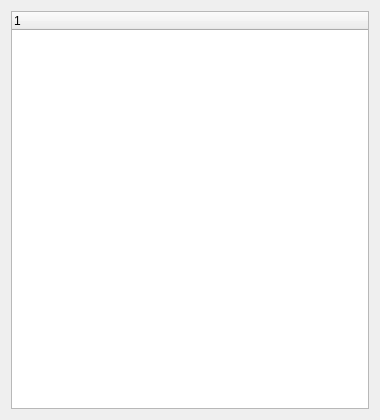
<?xml version="1.0" encoding="UTF-8"?>
<ui version="4.0"><class>Dialog</class><widget class="QDialog" name="Dialog"><property name="geometry"><rect><x>0</x><y>0</y><width>380</width><height>420</height></rect></property><property name="windowTitle"><string>#116 lists/201_tree_overflow</string></property><layout class="QVBoxLayout" name="verticalLayout"><property name="leftMargin"><number>11</number></property><property name="topMargin"><number>11</number></property><property name="rightMargin"><number>11</number></property><property name="bottomMargin"><number>11</number></property><property name="spacing"><number>6</number></property><item><widget class="QTreeWidget" name="tree"></widget></item></layout></widget></ui>
